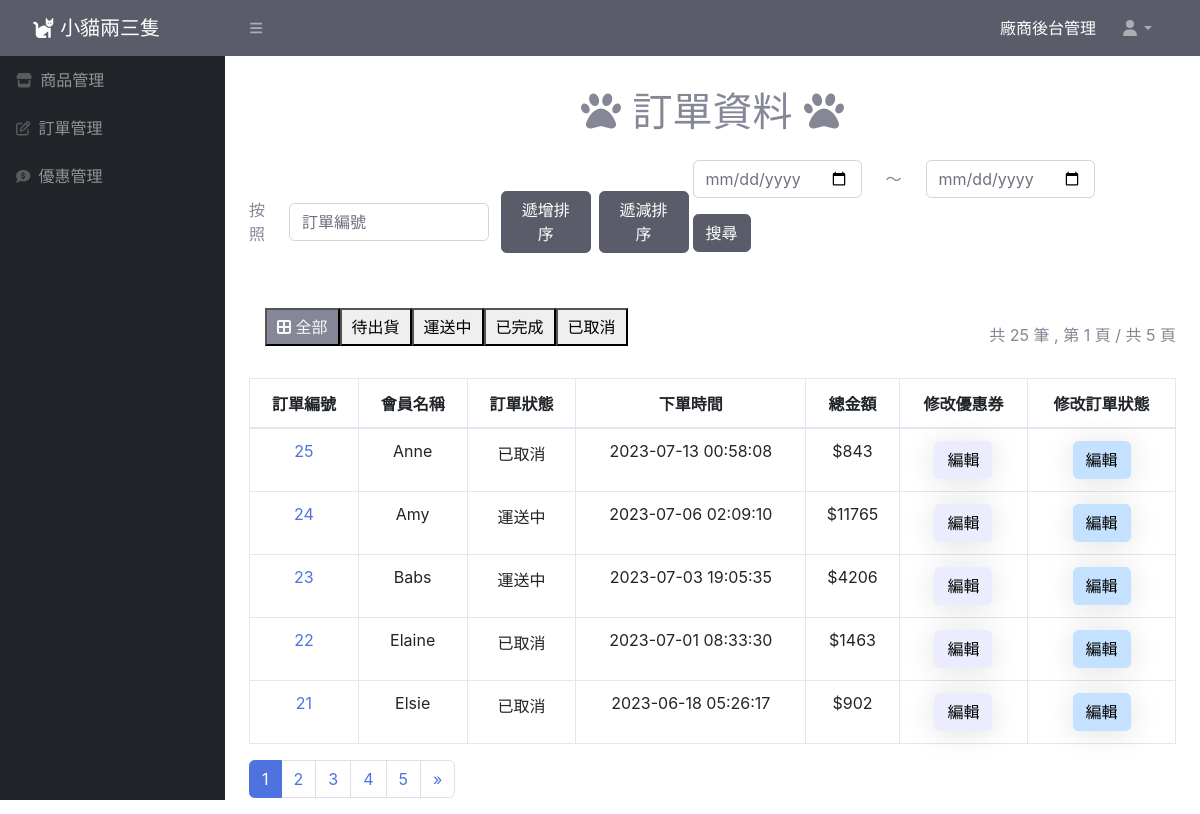
Page /pet_back/order-list.php?page=1&type=2 on the committed database.
### tables this page shows
CREATE TABLE `order_status` (
  `status_id` int(3) NOT NULL,
  `status_name` varchar(30) NOT NULL
);

CREATE TABLE `orders` (
  `order_id` int(30) NOT NULL,
  `vendor_id` int(30) NOT NULL,
  `user_id` int(30) NOT NULL,
  `status_id` varchar(30) NOT NULL,
  `created_at` datetime NOT NULL,
  `total_amount` int(50) NOT NULL
);

CREATE TABLE `users` (
  `user_id` int(11) NOT NULL,
  `username` varchar(30) NOT NULL,
  `password` varchar(30) NOT NULL,
  `email` varchar(30) NOT NULL,
  `created_at` datetime NOT NULL,
  `updated_at` datetime NOT NULL,
  `valid` tinyint(4) UNSIGNED NOT NULL
);

### pet_back/order/order-list.php (the view, shortened to what this page needs)
<?php
require_once("./db_connect.php");
$page = $_GET["page"] ?? 1;
$type = $_GET["type"] ?? 1;
$sort = $_GET["sort"] ?? 1;
if ($type == 1 && $sort == 1) {
    $orderBy = "ORDER BY order_id ASC";
} elseif ($type == 2 && $sort == 1) {
    $orderBy = "ORDER BY order_id DESC";
} elseif ($type == 1 && $sort == 2) {
    $orderBy = "ORDER BY user_name ASC";
} elseif ($type == 2 && $sort == 2) {
    $orderBy = "ORDER BY user_name DESC";
} elseif ($type == 1 && $sort == 3) {
    $orderBy = "ORDER BY total_amount ASC";
} elseif ($type == 2 && $sort == 3) {
    $orderBy = "ORDER BY total_amount DESC";
} else {
    header("location:./404.php");
}
$whereClouse = "";
$sqlTotal = "SELECT order_id FROM orders $whereClouse";
$resultTotal = $conn->query($sqlTotal);
$totalOrder = $resultTotal->num_rows;
$perPage = 5;
$startItem = ($page - 1) * $perPage;
$totalPage = ceil($totalOrder / $perPage);
$sql = "SELECT orders.*, users.username AS user_name, order_status.status_name AS status_name
    FROM orders
    JOIN users ON users.user_id = orders.user_id
    JOIN order_status ON order_status.status_id = orders.status_id
    $whereClouse
    $orderBy LIMIT $startItem, $perPage";
$result = $conn->query($sql);
$rows = $result->fetch_all(MYSQLI_ASSOC);
$sqlStatus = "SELECT * FROM order_status ORDER BY status_id ASC";
$resultStatus = $conn->query($sqlStatus);
$statusRows = $resultStatus->fetch_all(MYSQLI_ASSOC);
?>
<!doctype html>
<html lang="en">
<head>
    <link href="https://cdn.jsdelivr.net/npm/bootstrap@5.3.0/dist/css/bootstrap.min.css" rel="stylesheet">
    <link rel="stylesheet" href="https://cdnjs.cloudflare.com/ajax/libs/font-awesome/6.4.0/css/all.min.css" />
    <link href="css/sb-admin-2.min.css" rel="stylesheet">
</head>
<body>
    <div class="container  ">
        <div class="py-2">
        </div>
        <h1 class="text-center my-3"><i class="fa-solid fa-paw"></i>&nbsp;訂單資料&nbsp;<i class="fa-solid fa-paw"></i></h1>
        <div class="py-2 d-flex justify-content-between align-items-center">
            <div class="d-flex align-items-center ">
                按照
                <form class="">
                    <select class="form-control  mx-2 mt-3" aria-label="Default select example" style="width: 200px;" name="sort" onchange="this.form.submit()">
                        <option value="1" <?php if ($sort == 1) echo "selected" ?>>訂單編號</option>
                    </select>
                </form>
                <a class="btn btn-dark mx-1" href="order-list.php?page=<?= $page ?>&sort=<?= $sort ?>&type=1 ">遞增排序</a>
                <a class="btn btn-dark mx-1" href="order-list.php?page=<?= $page ?>&sort=<?= $sort ?>&type=2 ">遞減排序</a>
            </div>
            <form action="order-search.php">
                <div class="row align-items-center gx-2">
                    <div class="col-auto">
                        <input type="date" class="form-control" name="start" value="<?php if (isset($_GET["start"])) echo $_GET["start"] ?>">
                    </div>
                    <div class="col-auto">
                        ～
                    </div>
                    <div class="col-auto">
                        <input type="date" class="form-control" name="end" value="<?php if (isset($_GET["end"])) echo $_GET["end"] ?>">
                    </div>
                    <div class="col-auto py-3">
                        <button class="btn btn-dark" type="submit">搜尋</button>
                    </div>
                </div>
            </form>
        </div>
        <div class="py-2 d-flex justify-content-between align-items-center">
            <nav class="navbar  mb-3">
                <button class="nav-item  text-light bg-secondary ">
                    <a class="nav-link p-1
                    <?php
                    if (!isset($_GET["status_id"])) echo "active" ?>" aria-current="page" href="order-list.php?sort=<?= $sort ?>&type=<?= $type ?>"><i class="fa-solid fa-border-all"></i> 全部</a>
                </button>
                <?php foreach ($statusRows as $status) : ?>
                    <button class="nav-item  <?php if (isset($_GET["status_id"]) && $_GET["status_id"] == $status["status_id"]) echo "active"; ?>">
                        <a class="nav-link p-1  " href="order-list.php?status_id=<?= $status["status_id"] ?>&sort=<?= $sort ?>&type=<?= $type ?>"><?= $status["status_name"] ?></a>
                    </button>
                <?php endforeach; ?>
            </nav>
            <div class="py-2">
                共 <?= $totalOrder ?> 筆 , 第 <?= $page ?> 頁 / 共 <?= $totalPage ?> 頁
            </div>
        </div>
        <table class="table table-bordered align-middle text-center">
            <thead>
                <tr>
                    <th>訂單編號</th>
                    <th>會員名稱</th>
                    <th>訂單狀態</th>
                    <th>下單時間</th>
                    <th>總金額</th>
                    <th>修改優惠券</th>
                    <th>修改訂單狀態</th>
                </tr>
            </thead>
            <tbody>
                <?php foreach ($rows as $row) :
                ?>
                    <tr>
                        <td>
                            <a href="order-details.php?order_id=<?= $row["order_id"] ?> " class="text-decoration-none">
                                <?= $row["order_id"] ?>
                            </a>
                        </td>
                        <td><?= $row["user_name"] ?></td>
                        <td><?= $row["status_name"] ?></td>
                        <td><?= $row["created_at"] ?></td>
                        <td>
                            $<?= $row["total_amount"] ?>
                        </td>
                        <td><a href="order-details.php?order_id=<?= $row["order_id"] ?> " class="btn  shadow   rounded edit1">編輯</a></td>
                        <td><a href="order-update.php?order_id=<?= $row["order_id"] ?> " class="btn  shadow   rounded edit2">編輯</a></td>
                    </tr>
                <?php endforeach; ?>
            </tbody>
        </table>
        <nav aria-label="Page navigation example">
            <ul class="pagination">
                <?php for ($i = 1; $i <= $totalPage; $i++) : ?>
                    <li class="page-item <?php if ($i == $page) echo "active"; ?>">
                        <?php if (isset($_GET["status_id"])) : ?>
                            <a class="page-link" href="order-list.php?page=<?= $i ?>&sort=<?= $sort ?>&type=<?= $type ?>&status_id=<?= $_GET["status_id"] ?>"><?= $i ?></a>
                        <?php else : ?>
                            <a class="page-link" href="order-list.php?page=<?= $i ?>&sort=<?= $sort ?>&type=<?= $type ?>"><?= $i ?></a>
                        <?php endif; ?>
                    </li>
                <?php endfor; ?>
                <?php if ($page < $totalPage) : ?>
                    <li class="page-item">
                        <?php if (isset($_GET["status_id"])) : ?>
                            <a class="page-link" href="order-list.php?page=<?= $page + 1 ?>&sort=<?= $sort ?>&type=<?= $type ?>&status_id=<?= $_GET["status_id"] ?>">&raquo;</a>
                        <?php else : ?>
                            <a class="page-link" href="order-list.php?page=<?= $page + 1 ?>&sort=<?= $sort ?>&type=<?= $type ?>">&raquo;</a>
                        <?php endif; ?>
                    </li>
                <?php endif; ?>
            </ul>
        </nav>
    </div>
</body>
</html>

### pet_back/order/order-list.php (style rules this page uses)
.edit1 { background-color: #ECECFF; color: #000; }
.edit2 { background-color: #C4E1FF; color: #000; }

### rows in the picture
order_status: status_name "待出貨"
order_status: status_name "運送中"
order_status: status_name "已完成"
order_status: status_name "已取消"
orders: order_id "25", user.username "Anne", status.status_name "已取消", created_at "2023-07-13 00:58:08", total_amount "843"
orders: order_id "24", user.username "Amy", status.status_name "運送中", created_at "2023-07-06 02:09:10", total_amount "11765"
orders: order_id "23", user.username "Babs", status.status_name "運送中", created_at "2023-07-03 19:05:35", total_amount "4206"
orders: order_id "22", user.username "Elaine", status.status_name "已取消", created_at "2023-07-01 08:33:30", total_amount "1463"
orders: order_id "21", user.username "Elsie", status.status_name "已取消", created_at "2023-06-18 05:26:17", total_amount "902"

### other values in the picture
$totalOrder "25"
$page "1"
$totalPage "5"
